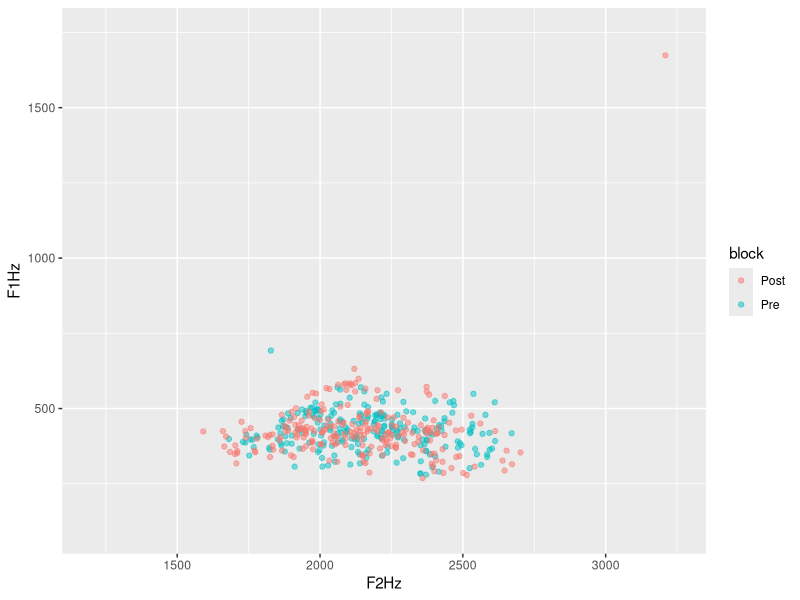
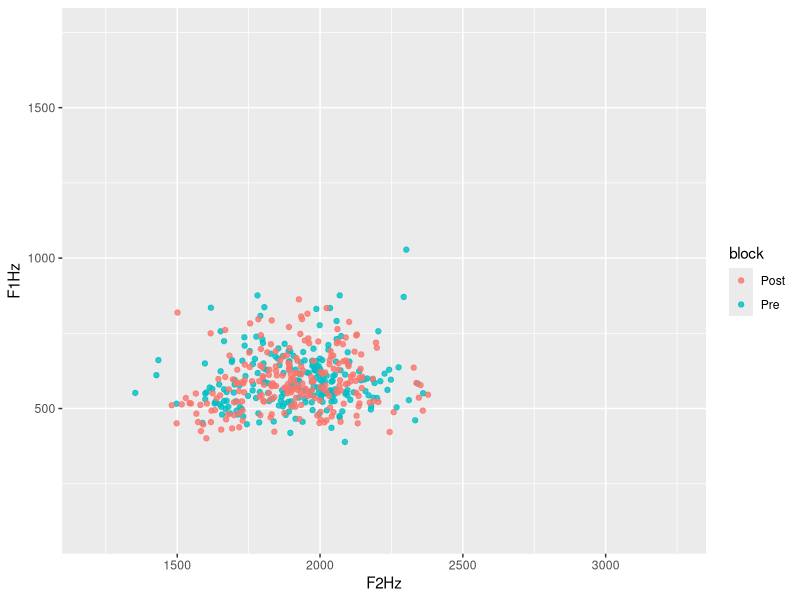
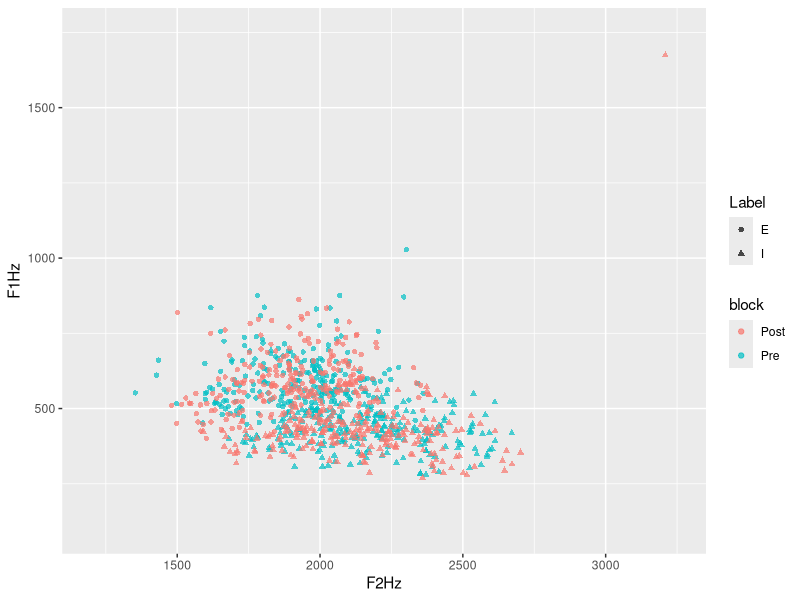
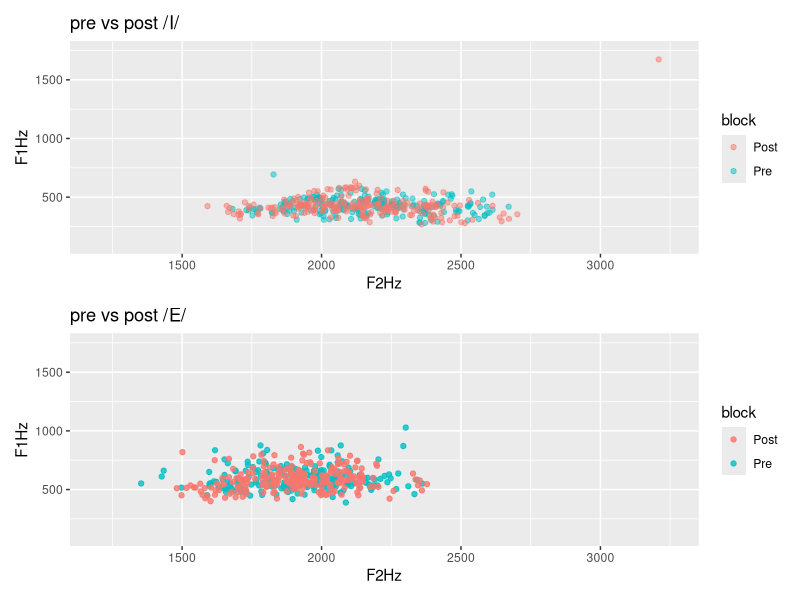
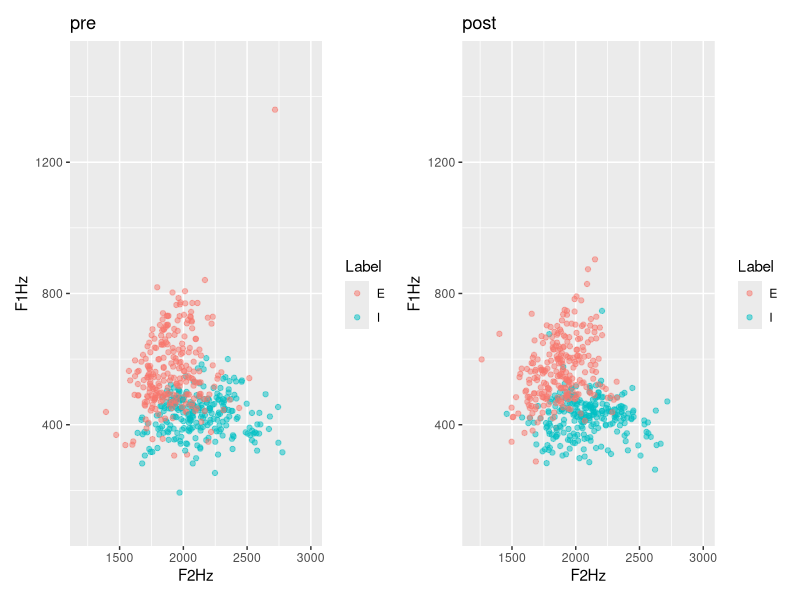
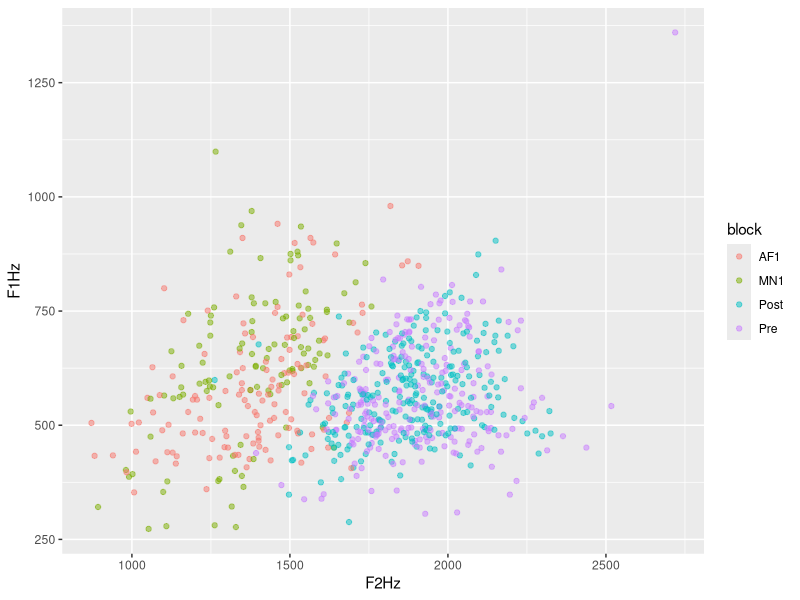
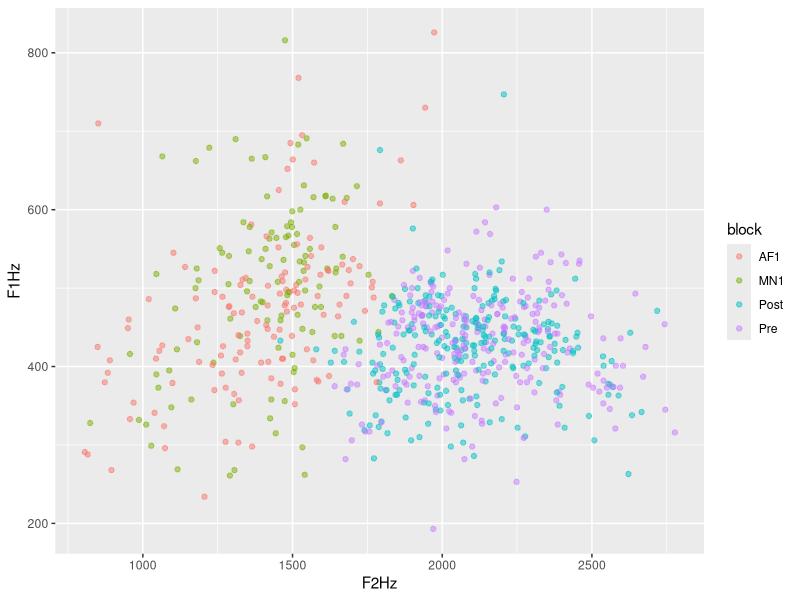
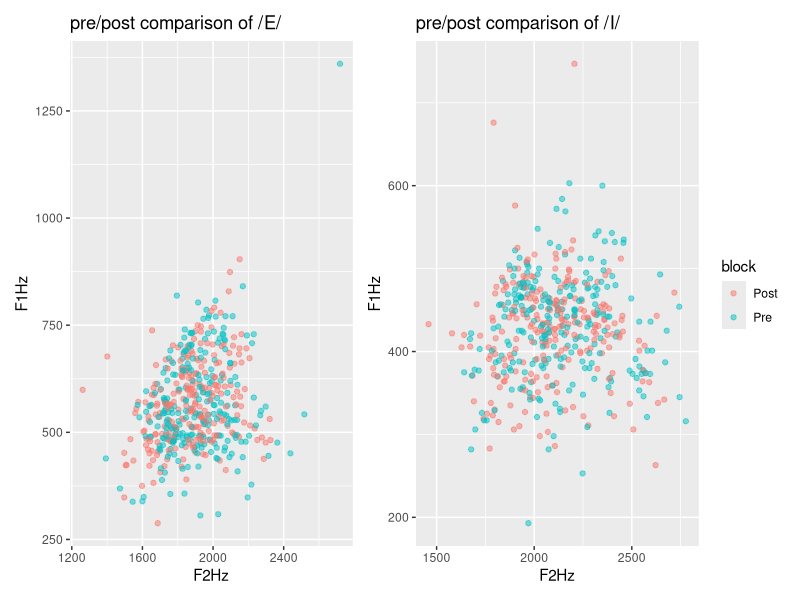

Generate these figures, in order, with R: (Note: this script raises an error after producing the figures.)
## ---- chunk 1
library(dplyr)
fi<- read.csv("allFemaleI.csv", header = TRUE, sep = "\t")
fig<- fi |> mutate(gender = c(rep("F", times = nrow(fi))))
  
fe <- read.csv("allFemaleE.csv", header = TRUE, sep = "\t")
feg<- fe |> mutate(gender = c(rep("F", times = nrow(fe))))

mi<- read.csv("allMaleI.csv", header = TRUE, sep = "\t")
  mig<- mi |> mutate(gender = c(rep("M", times = nrow(mi))))

me <- read.csv("allMaleE.csv", header = TRUE, sep = "\t")
meg<- me |> mutate(gender = c(rep("M", times = nrow(me))))

mfie<- rbind(fig, feg, mig, meg)

#extract the fileName column
#fileNames<- rcds |> select(fileName)
#head(fileNames)
## ---- chunk 2
prod <- read.table(text = as.character(mfie$fileName), sep = "_")
head(prod)

### removing the ".wav" from the final column
#```{r}
#library(stringr)
#library(dplyr)
#prod <- prod %>% 
#  mutate(V5 =
#   str_sub(prod$V5, end=-5)
#  )
#head(prod)
## ---- chunk 3
#removing column 1 because it's just "subj"
newcols <- prod %>% 
  select(-V1)
colnames(newcols)

#revert the "Post" and the "seq" for posttest items 
#if v5 = post, v5 = v4, v4 = v5
correctPost <- newcols |> 
  mutate(V51 = ifelse(V5 == "Post", V4, V5),
         V4 = ifelse(V5 == "Post", V5, V4)) |> 
  select(-V5) |> 
  rename("V5" = "V51")

head(correctPost)

#rename new columns accordingly
nc<- correctPost %>% 
  rename("subj" = "V2",
         "word" = "V3",
         "block" = "V4",
         "seq" = "V5")

head(nc)


allcol<- as.data.frame(cbind(mfie$fileName, nc))|> rename("fileName"="mfie$fileName")
colnames(allcol)

df <- full_join(allcol, mfie, by = "fileName") |> rename("F0Hz" = "F0.Hz.", "F1Hz" = "F1.Hz.", "F2Hz" = "F2.Hz.", "F1Bark" = "F1.Bark.", "F2Bark" = "F2.Bark.")

#add column about BB condition

d <- df |> 
   mutate(
    BB = case_when(
      subj == "2" ~ "BB",
      subj == "4" ~ "BB",
      subj == "5" ~ "BB",
      subj == "9" ~ "BB",
      subj == "10" ~ "BB",
      subj == "12" ~ "BB",
      subj == "13" ~ "BB",
      subj == "14" ~ "BB",
      subj == "15" ~ "BB",
      subj == "16" ~ "BB",
      subj == "17" ~ "BB",
      subj == "19" ~ "BB",
      subj == "22" ~ "BB",
      subj == "25" ~ "BB",
      subj == "28" ~ "BB",
      subj == "32" ~ "BB",
      subj == "33" ~ "BB",
      subj == "34" ~ "BB",
      subj == "37" ~ "BB",
      subj == "39" ~ "BB",
      subj == "41" ~ "BB",
      subj == "42" ~ "BB",
      subj == "44" ~ "BB",
      subj == "45" ~ "BB",
      subj == "48" ~ "BB",
      subj == "52" ~ "BB",
      subj == "53" ~ "BB",
      subj == "55" ~ "BB",
      subj == "58" ~ "BB",
      subj == "59" ~ "BB",
      subj == "60" ~ "BB",
      TRUE ~ "NB")
   )

## ---- chunk 4
library(ggplot2)
library(patchwork)
#NB group pre and post for I
nbprei<- d |> filter(BB == "NB", block == "Pre", Label == "I")
nbposti <- d |> filter(BB == "NB", block == "Post", Label == "I")
nbi <- rbind(nbprei, nbposti)

ggplot(data = nbi, aes(x = F2Hz, y = F1Hz, color = block))+
  geom_point(alpha = 0.5) + xlim(1200, 3250) + ylim(100, 1750)

#NB group pre and post for E
nbpree<- d |> filter(BB == "NB", block == "Pre", Label == "E")
nbposte <- d |> filter(BB == "NB", block == "Post", Label == "E")
nbe <- rbind(nbpree, nbposte)

ggplot(data = nbe, aes(x = F2Hz, y = F1Hz, color = block))+
  geom_point(alpha = 0.8) + xlim(1200, 3250) + ylim(100, 1750)

#I and E together
nbpre<- d |> filter(BB == "NB", block == "Pre")
nbpost <- d |> filter(BB == "NB", block == "Post")
nb <- rbind(nbpre, nbpost)

ggplot(data = nb, aes(x = F2Hz, y = F1Hz, color = block, shape = Label))+
  geom_point(alpha = 0.7) +xlim(1200, 3250) + ylim(100, 1750)

pi<- ggplot(data = nbi, aes(x = F2Hz, y = F1Hz, color = block))+
  geom_point(alpha = 0.5) +xlim(1200, 3250) + ylim(100, 1750) + labs(title = "pre vs post /I/")

pe<-ggplot(data = nbe, aes(x = F2Hz, y = F1Hz, color = block))+
  geom_point(alpha = 0.8) +xlim(1200, 3250) + ylim(100, 1750)+ labs(title = "pre vs post /E/")
pi / pe
## ---- chunk 5
library(patchwork)
#BB group pre and post
bbpre<- d |> filter(BB == "BB", block == "Pre") #, Label == "E")
bbpost <- d |> filter(BB == "BB", block == "Post") #,Label == "E")
bb <- rbind(bbpre, bbpost)

#contrast at pretest for BB group
p1 <- ggplot(data = bbpre, aes(x = F2Hz, y = F1Hz, color = Label))+
  geom_point(alpha = 0.5) + xlim(1200,3000) + ylim(100, 1500)+labs(title = "pre")

#contrast at posttest for BB group
p2 <- ggplot(data = bbpost, aes(x = F2Hz, y = F1Hz, color = Label))+
  geom_point(alpha = 0.5) + xlim(1200,3000) + ylim(100, 1500) + labs(title = "post")

p1 + p2
## ---- chunk 6
d |> count(subj)
## ---- chunk 7

#define a function
#correctBlocks <- function(n) {

mn2subj <- c("2", "3", "5", "6", "8", "9", "10", "12", "15", "17", "19", "26", "30", "31", "33", "35", "38", "40", "42", "43", "46", "48", "50", "51", "52", "53", "54", "56", "58", "60")

db <-  d |> 
  mutate(
    block = case_when(
      subj %in% mn2subj & block == "MN1" ~ "MN2",
      subj %in% mn2subj & block == "AF2" ~ "AF1",
      subj %in% mn2subj & block == "Pre" ~ "Pre",
      subj %in% mn2subj & block == "Post" ~ "Post",
      !(subj %in% mn2subj) & block == "MN1" ~ "MN1",
      !(subj %in% mn2subj) & block == "AF2" ~ "AF2",
      !(subj %in% mn2subj) & block == "Pre" ~ "Pre",
      !(subj %in% mn2subj) & block == "Post" ~ "Post"
    )
    )
#}
## ---- chunk 8
#check if all subjects are coded correctly

db |> filter(block == "MN2") |> count(subj)
## ---- chunk 9
library(ggplot2)
# /E/ in BB group pretest and test
bbprentest<- db |> filter(BB == "BB", Label == "E") |> filter(block == "Pre" | block == "AF1" | block == "MN1" | block == "Post")
#nrow(bbprentest)

ggplot(data = bbprentest, aes(x = F2Hz, y = F1Hz, color = block))+
  geom_point(alpha = 0.5)

# /I/ in BB group pretest and test
bbprentest<- db |> filter(BB == "BB", Label == "I") |> filter(block == "Pre" | block == "AF1" | block == "MN1" | block == "Post")
#nrow(bbprentest)

ggplot(data = bbprentest, aes(x = F2Hz, y = F1Hz, color = block))+
  geom_point(alpha = 0.5)
## ---- chunk 10
#BB group, pre vs post, both phonemes
library(patchwork)
bbprentestE<- db |> filter(BB == "BB", Label == "E") |> filter(block == "Pre" | block == "Post")
bbprentestI<- db |> filter(BB == "BB", Label == "I") |> filter(block == "Pre" | block == "Post")
#nrow(bbprentest)

p1 <- ggplot(data = bbprentestE, aes(x = F2Hz, y = F1Hz, color = block))+
  geom_point(alpha = 0.5) + ggtitle("pre/post comparison of /E/")+theme(legend.position="none")

p2 <- ggplot(data = bbprentestI, aes(x = F2Hz, y = F1Hz, color = block))+
  geom_point(alpha = 0.5)+ ggtitle("pre/post comparison of /I/")

p1 + p2 
## ---- chunk 11
#blocks: pre, AF1, MN1, Post

library(lme4)

af1subj <- c("2", "3", "5", "6", "8", "9", "10", "12", "15", "17", "19", "26", "30", "31", "33", "35", "38", "40", "42", "43", "46", "48", "50", "51", "52", "53", "54", "56", "58", "60")

df <- db |> filter(block == "Pre" | block == "AF1" | block == "MN1" | block == "Post") |> 
  mutate(
    AF = case_when(
      subj %in% af1subj ~ "AF",
      TRUE ~ "MN")) |> mutate(
     block = case_when(
      block == "AF1" ~ "2",
      block == "MN1" ~ "2",
      block == "Pre" ~ "1",
      block == "Post" ~ "4")
   )

#change variables into correct data types
df$BB <- as.factor(df$BB)
df$Label <- as.factor(df$Label)
df$block <- as.factor(df$block)
df$gender <- as.factor(df$gender)
df$AF <- as.factor(df$AF)
df$subj <- as.character(df$subj)
df$seq <- as.numeric(df$seq)
df$F0Hz <- as.numeric(df$F0Hz)
df$F1Hz <- as.numeric(df$F1Hz)
df$F2Hz <- as.numeric(df$F2Hz)
df$F1Bark <- as.numeric(df$F1Bark)
df$F2Bark <- as.numeric(df$F2Bark)

write.csv(df, "productionFullTable.csv")

#contrast coding
df$BB <- relevel(df$BB, ref = "NB")

df$Label <- relevel(df$Label, ref = "I")

df$block <- relevel(df$block, ref = "1")

df$gender <- relevel(df$gender, ref = "F")

#model with blocks 1,2,4
f1hzallbl <- lmer(F1Hz ~ block * BB * AF* Label + gender + (1|subj) + (1|word), data = df)
summary(f1hzallbl)
## ---- chunk 12
#effect plots
library (effects)
 eall.f1hzallbl <- predictorEffects(f1hzallbl)
 #plot(eall.f1hzallbl)
 #plot(predictorEffects(f1hzallbl, ~BB))
 #plot(predictorEffects(f1hzallbl, ~block))
 plot(predictorEffects(f1hzallbl, ~Label))
## ---- chunk 13
# BB group, pre vs test, both phonemes

bbprentestE<- df |> filter(BB == "BB", Label == "E") |> filter(block == "1" | block == "2") |> mutate(block = case_when(block == "1" ~ "pretest",
                        block == "2" ~ "test"))
bbprentestI<- df |> filter(BB == "BB", Label == "I") |> filter(block == "1" | block == "2")|> mutate(block = case_when(block == "1" ~ "pretest",
                        block == "2" ~ "test"))
#nrow(bbprentest)

p1 <- ggplot(data = bbprentestE, aes(x = F2Hz, y = F1Hz, color = block))+
  geom_point(alpha = 0.5) + ylim (200, 1500) + ggtitle("bite block effect for /E/")+theme(legend.position="none")

p2 <- ggplot(data = bbprentestI, aes(x = F2Hz, y = F1Hz, color = block))+
  geom_point(alpha = 0.5) + ylim (200, 1500) + ggtitle("bite block effect for /I/")

p1 + p2 
## ---- chunk 14
f2hzallbl <- lmer(F2Hz ~ block * BB * AF* Label + gender + (1|subj) + (1|word), data = df)
summary(f2hzallbl)
## ---- chunk 15
#convert seq as numeric instead of categorical
df$seq <- as.numeric(df$seq)
## ---- chunk 16
#seq as a separate variable
f1hzallblsq1 <- lmer(F1Hz ~ block * BB * AF* Label +  seq + gender + (1|subj) + (1|word), data = df)
summary(f1hzallblsq1)
## ---- chunk 17
#seq as interaction in hertz model
f1hzallblsq <- lmer(F1Hz ~ block * BB * AF* Label * seq + gender + (1|subj) + (1|word), data = df)
summary(f1hzallblsq)
## ---- chunk 18
#try releveling the reference level to BB to check if block4:LabelE:seq is significant
df$BB <- relevel(df$BB, ref = "BB")
f1hzallblsqrl <- lmer(F1Hz ~ block * BB * AF* Label * seq + gender + (1|subj) + (1|word), data = df)
summary(f1hzallblsqrl)
## ---- chunk 19
#bark model with seq
#correct back to NB as reference
df$BB <- relevel(df$BB, ref = "NB")

f1bkallblsq <- lmer(F1Bark ~ block * BB * AF* Label * seq + gender + (1|subj) + (1|word), data = df)
summary(f1bkallblsq)
## ---- chunk 20
#F2 model in bark
f2hzallblsq <- lmer(F2Hz ~ block * BB * AF* Label * seq + gender + (1|subj) + (1|word), data = df)
summary(f2hzallblsq)
## ---- chunk 21
#F2 model in bark
f2bkallblsq <- lmer(F2Bark ~ block * BB * AF* Label * seq + gender + (1|subj) + (1|word), data = df)
summary(f2bkallblsq)
## ---- chunk 22
#model for pretest vs test in order to only plot the interaction effect in pre vs post
prentest <- df |> filter(block == "1" | block == "2")|> mutate(block = case_when(block == "1" ~ "pretest",
                        block == "2" ~ "test"))

f2hzprentest <- lmer(F2Hz ~ block * BB * AF* Label + gender + (1|subj) + (1|word), data = prentest)
#effect plot
library(effects)
plot(effect( "block * BB * AF", f2hzprentest))
## ---- chunk 23
#bark model
f1barkallbl <- lmer(F1Bark ~ block * BB * AF* Label + gender + (1|subj) + (1|word), data = df)
summary(f1barkallbl)
## ---- chunk 24
library(lme4)
f2barkallbl <- lmer(F2Bark ~ block * BB * AF* Label + gender + (1|subj) + (1|word), data = df)
summary(f2barkallbl)
## ---- chunk 25
#in hertz
library(ggplot2)
library(ggridges)
library(tidyr)
#define color-blindness-friendly colors
vowelcolor <- c("#0072B2", "#CC79A7")

ridgeBaselinepivot <- df |> filter(block == "1") |> 
  pivot_longer(
    cols = c("F1Hz","F2Hz"), 
    names_to = "formant", 
    values_to = "Hertz",
  )
head(ridgeBaselinepivot)

ggplot(ridgeBaselinepivot, aes(x = Hertz, y = formant, fill = Label)) +
  geom_density_ridges(alpha = 0.6) +
  theme_ridges() +
  scale_fill_discrete(breaks = c ("F1Hertz","F2Hertz")) +
  scale_fill_manual(values = vowelcolor)+
  ggtitle("formant values at pretest, pooled data")
#ggsave("ridgeBlock1pooled.png", plot = last_plot(), device = NULL, scale = 1,dpi = 600)


#alternatively
ridgebaseline <- df |> filter(block == "1")
colors <- c("F1Hz" = "#0072B2", "F2Hz" = "#CC79A7")
ggplot(ridgebaseline, aes(y = Label)) +
  geom_density_ridges(aes(x = F1Hz, fill = "F1Hz"), alpha = 0.6) + 
  geom_density_ridges(aes(x = F2Hz, fill = "F2Hz"), alpha = 0.6)+
  #scale_fill_manual(values = "#0072B2")+
  theme_ridges() +labs(x = "Hz", y = "phoneme", fill = "Legend")
  #scale_fill_discrete(breaks = c ("F1Hertz","F2Hertz")) +
  #scale_fill_manual(values = vowelcolor)+

#+ggtitle("formant values at block pretest, pooled")
## ---- chunk 26
#in hertz

#AF, F1
afdf <- df |> filter(AF == "AF")

ggplot(afdf, aes(x = F1Hz, y = block, fill = BB, linetype = Label)) +
  geom_density_ridges(alpha = 0.6, scale = 1.2) +
  theme_ridges() +
  #scale_fill_discrete(breaks = c ("F1Hertz","F2Hertz")) +
  scale_fill_manual(values = vowelcolor)
  #+ggtitle("F1 in two vowels between groups in each test block, with regular auditory feedback")
  
#ggsave("ridgeF1BlockXBB*vowel_AF.png", plot = last_plot(), device = NULL, scale = 1,dpi = 600)

#AF, F2
ggplot(afdf, aes(x = F2Hz, y = block, fill = BB, linetype = Label)) +
  geom_density_ridges(alpha = 0.6, scale = 1.2) +
  theme_ridges() +
  #scale_fill_discrete(breaks = c ("F1Hertz","F2Hertz")) +
  scale_fill_manual(values = vowelcolor)
  #+ggtitle("formant values in two vowels between groups in each test block, with regular auditory feedback")

#ggsave("ridgeF2BlockXBB*vowel_AF.png", plot = last_plot(), device = NULL, scale = 1,dpi = 600)


# MN F1
mndf <- df |> filter(AF == "MN")
ggplot(mndf, aes(x = F1Hz, y = block, fill = BB, linetype = Label)) +
  geom_density_ridges(alpha = 0.6, scale = 1.2) +
  theme_ridges() +
  #scale_fill_discrete(breaks = c ("F1Hertz","F2Hertz")) +
  scale_fill_manual(values = vowelcolor)
  #+ggtitle("formant values in two vowels between groups in each test block, with masking noise")
  
#ggsave("ridgeF1BlockXBB*vowel_MN.png", plot = last_plot(), device = NULL, scale = 1,dpi = 600)

#MN F2
ggplot(mndf, aes(x = F2Hz, y = block, fill = BB, linetype = Label)) +
  geom_density_ridges(alpha = 0.6, scale = 1.2) +
  theme_ridges() +
  #scale_fill_discrete(breaks = c ("F1Hertz","F2Hertz")) +
  scale_fill_manual(values = vowelcolor)
  #+ggtitle("formant values in two vowels between groups in each test block, with masking noise")
  
#ggsave("ridgeF2BlockXBB*vowel_MN.png", plot = last_plot(), device = NULL, scale = 1,dpi = 600)
## ---- chunk 27
#BB*AF at block 2 because that is the only significant block
#F1
ggplot(df, aes(x = F1Hz, y = AF, fill = BB, linetype = Label)) +
  geom_density_ridges(alpha = 0.6, scale = 1.2) +
  theme_ridges() +
  scale_fill_manual(values = vowelcolor)
  #+ggtitle("formant values in two vowels between groups in each test block, with masking noise")
  
#ggsave("ridgeF1Block*BB_block2.png", plot = last_plot(), device = NULL, scale = 1,dpi = 600)
#hyper articulation in the MN condition because Lombard?

#F2
ggplot(df, aes(x = F2Hz, y = AF, fill = BB, linetype = Label)) +
  geom_density_ridges(alpha = 0.6, scale = 1.2) +
  theme_ridges() +
  #scale_fill_discrete(breaks = c ("F1Hertz","F2Hertz")) +
  scale_fill_manual(values = vowelcolor)
  #+ggtitle("formant values in two vowels between groups in each test block, with masking noise")
  
#ggsave("ridgeF2Block*BB_block2.png", plot = last_plot(), device = NULL, scale = 1,dpi = 600)
## ---- chunk 28
#AF

#reshaping data
library(tidyr)
ridgedfaf <- df |> filter(block == "4", AF == "AF") |> 
  pivot_longer(
    cols = c("F1Hz","F2Hz"), 
    names_to = "formant", 
    values_to = "Hertz",
  )
head(ridgedfaf)

ggplot(ridgedfaf, aes(x = Hertz, y = formant, fill = BB, linetype = Label)) +
  geom_density_ridges(alpha = 0.6) +
  theme_ridges() +
  scale_fill_discrete(breaks = c ("F1Hertz","F2Hertz")) +
  scale_fill_manual(values = vowelcolor)+
  ggtitle("formant values at block 4, for AF group")
ggsave("ridgeBlock4AF.png", plot = last_plot(), device = NULL, scale = 1,dpi = 600)

#MN
#reshaping data
library(tidyr)
ridgedfaf <- df |> filter(block == "4", AF == "MN") |> 
  pivot_longer(
    cols = c("F1Hz","F2Hz"), 
    names_to = "formant", 
    values_to = "Hertz",
  )
head(ridgedfaf)

ggplot(ridgedfaf, aes(x = Hertz, y = formant, fill = BB)) +
  geom_density_ridges(alpha = 0.6) +
  theme_ridges() +
  scale_fill_discrete(breaks = c ("F1Hertz","F2Hertz")) +
  scale_fill_manual(values = vowelcolor)+
  ggtitle("formant values at block 4, for MN group")
ggsave("ridgeBlock4MN.png", plot = last_plot(), device = NULL, scale = 1,dpi = 600)
## ---- chunk 29
#reshaping data
library(tidyr)
ridgedf <- df |> filter(block == "2", AF == "AF") |> 
  pivot_longer(
    cols = c("F1Bark","F2Bark"), 
    names_to = "formant", 
    values_to = "Bark",
  )
head(ridgedf)

library(ggplot2)
library(ggridges)
#define color-blindness-friendly colors
color <- c("#0072B2", "#CC79A7")
ggplot(ridgedf, aes(x = Bark, y = formant, fill = BB)) +
  geom_density_ridges(alpha = 0.6) +
  theme_ridges() +
  scale_fill_discrete(breaks = c ("F1Bark","F2Bark")) +
  scale_fill_manual(values = color)+
  ggtitle("formant values at block 2, for AF condition")
#ggsave("ridgeBlock2AFBark.png", plot = last_plot(), device = NULL, scale = 1,dpi = 600)
## ---- chunk 30
#reshaping data
library(tidyr)
ridgedf <- df |> filter(block == "2", AF == "MN") |> 
  pivot_longer(
    cols = c("F1Hz","F2Hz"), 
    names_to = "formant", 
    values_to = "Hertz",
  )
head(ridgedf)

library(ggplot2)
library(ggridges)
#define color-blindness-friendly colors
color <- c("#0072B2", "#CC79A7")
ggplot(ridgedf, aes(x = Hertz, y = formant, fill = BB)) +
  geom_density_ridges(alpha = 0.6) +
  theme_ridges() +
  scale_fill_discrete(breaks = c ("F1Hz","F2Hz")) +
  scale_fill_manual(values = color)+
ggtitle("formant values at block 2, for MN condition")
#ggsave("ridgeBlock2MN.png", plot = last_plot(), device = NULL, scale = 1,dpi = 600)
## ---- chunk 31
#reshaping data
library(tidyr)
ridge4af <- df |> filter(block == "4", AF == "AF") |> 
  pivot_longer(
    cols = c("F1Hz","F2Hz"), 
    names_to = "formant", 
    values_to = "Hertz",
  )
head(ridgedf)

library(ggplot2)
library(ggridges)
#define color-blindness-friendly colors
color <- c("#0072B2", "#CC79A7")
ggplot(ridge4af, aes(x = Hertz, y = formant, fill = BB)) +
  geom_density_ridges(alpha = 0.6) +
  theme_ridges() +
  scale_fill_discrete(breaks = c ("F1Hz","F2Hz")) +
  ggtitle("formant values at block 4, for AF condition")
  scale_fill_manual(values = color)
#ggsave("ridgeBlock4AF.png", plot = last_plot(), device = NULL, scale = 1,dpi = 600)
## ---- chunk 32
#in bark
library(tidyr)
ridge4af <- df |> filter(block == "4", AF == "AF") |> 
  pivot_longer(
    cols = c("F1Bark","F2Bark"), 
    names_to = "formant", 
    values_to = "Bark",
  )
head(ridgedf)

library(ggplot2)
library(ggridges)
#define color-blindness-friendly colors
color <- c("#0072B2", "#CC79A7")
ggplot(ridge4af, aes(x = Bark, y = formant, fill = BB)) +
  geom_density_ridges(alpha = 0.6) +
  theme_ridges() +
  scale_fill_discrete(breaks = c ("F1Bark","F2Bark")) +
  ggtitle("formant values at block 4, for AF condition")
  scale_fill_manual(values = color)
## ---- chunk 33
#reshaping data
library(tidyr)
ridge4mn <- df |> filter(block == "4", AF == "MN") |> 
  pivot_longer(
    cols = c("F1Hz","F2Hz"), 
    names_to = "formant", 
    values_to = "Hertz",
  )
head(ridgedf)

library(ggplot2)
library(ggridges)
#define color-blindness-friendly colors
color <- c("#0072B2", "#CC79A7")
ggplot(ridge4mn, aes(x = Hertz, y = formant, fill = BB)) +
  geom_density_ridges(alpha = 0.6) +
  theme_ridges() +
  scale_fill_discrete(breaks = c ("F1Hz","F2Hz")) +
  ggtitle("formant values at block 4, for MN condition")
  scale_fill_manual(values = color)
#ggsave("ridgeBlock4MN.png", plot = last_plot(), device = NULL, scale = 1,dpi = 600)
## ---- chunk 34
#reshaping data
library(tidyr)
ridge4mn <- df |> filter(block == "4", AF == "MN") |> 
  pivot_longer(
    cols = c("F1Bark","F2Bark"), 
    names_to = "formant", 
    values_to = "Bark",
  )
head(ridgedf)

library(ggplot2)
library(ggridges)
#define color-blindness-friendly colors
color <- c("#0072B2", "#CC79A7")
ggplot(ridge4mn, aes(x = Bark, y = formant, fill = BB)) +
  geom_density_ridges(alpha = 0.6) +
  theme_ridges() +
  scale_fill_discrete(breaks = c ("F1Bark","F2Bark")) +
  ggtitle("formant values at block 4, for MN condition")
  scale_fill_manual(values = color)
## ---- chunk 35
#filter for the pre and post conditions
prepost <- db |> filter(block == "Pre" | block == "Post")

f1hzprepost <- lmer(F1Hz ~ block * BB * block* Label + gender + (1|subj) + (1|word), data = prepost)
summary(f1hzprepost)

f2hzprepost <- lmer(F2Hz ~ block * BB * block* Label + gender + (1|subj) + (1|word), data = prepost)
summary(f2hzprepost)
## ---- chunk 36
#filter for MN1 and AF1, comprare with pretest
bl1 <- db |> filter(block == "Pre" | block == "MN1" | block == "AF1") 
af1subj <- c("2", "3", "5", "6", "8", "9", "10", "12", "15", "17", "19", "26", "30", "31", "33", "35", "38", "40", "42", "43", "46", "48", "50", "51", "52", "53", "54", "56", "58", "60")
bl1af <- bl1 |> mutate(
    AF = case_when(
      subj %in% af1subj ~ "AF",
      TRUE ~ "MN")) |> mutate(
     block = case_when(
      block == "AF1" ~ "2",
      block == "MN1" ~ "2",
      block == "Pre" ~ "1")
   )
      
  


#repeating contrast coding so as to not change results when rerunning this block after running the next block

#contrast coding
bl1af$BB <- as.factor(bl1af$BB)
bl1af$BB <- relevel(bl1af$BB, ref = "NB")

bl1af$Label <- as.factor(bl1af$Label)
bl1af$Label <- relevel(bl1af$Label, ref = "I")

bl1af$block <- as.factor(bl1af$block)
bl1af$block <- relevel(bl1af$block, ref = "1")

bl1af$gender <- as.factor(bl1af$gender)
bl1af$gender <- relevel(bl1af$gender, ref = "F")

f1hzbl1af <- lmer(F1Hz ~ block * BB * AF* Label + gender + (1|subj) + (1|word), data = bl1af)
summary(f1hzbl1af)

f2hzbl1af <- lmer(F2Hz ~ block * BB * AF* Label + gender + (1|subj) + (1|word), data = bl1af)
summary(f2hzbl1af)


dbaf<-  db|> filter(block == "AF1" | block == "Pre") |> filter(Label == "E")

ggplot(data = dbaf, aes(x = F2Hz, y = F1Hz, color = block))+
  geom_point(alpha = 0.5)
## ---- chunk 37
#splitting up MN1 and AF1, compare with pretest respectively
af <- db |> filter(block == "Pre" | block == "AF1")
mn <- db |> filter(block == "Pre" | block == "MN1")

#contrast coding
af$BB <- as.factor(af$BB)
af$BB <- relevel(af$BB, ref = "NB")

af$Label <- as.factor(af$Label)
af$Label <- relevel(af$Label, ref = "I")

af$block <- as.factor(af$block)
af$block <- relevel(af$block, ref = "Pre")

af$gender <- as.factor(af$gender)
af$gender <- relevel(af$gender, ref = "F")

f1hzaf <- lmer(F1Hz ~ block * BB * Label + gender + (1|subj) + (1|word), data = af)
summary(f1hzaf)

mn$BB <- as.factor(mn$BB)
mn$BB <- relevel(mn$BB, ref = "NB")

mn$Label <- as.factor(mn$Label)
mn$Label <- relevel(mn$Label, ref = "I")

mn$block <- as.factor(mn$block)
mn$block <- relevel(mn$block, ref = "Pre")

mn$gender <- as.factor(mn$gender)
mn$gender <- relevel(mn$gender, ref = "F")

f1hzmn <- lmer(F1Hz ~ block * BB * block* Label + gender + (1|subj) + (1|word), data = mn)
summary(f1hzmn)
## ---- chunk 38
#code male as reference level to check whether the BB group have a different F1 at AF1
# (the alternative would be to code the contrast for gender as -0.5/+0.5, which then has the mean of F and M as the reference level. But literature has shown a gender difference in tongue root mobility, so we have reason to distinguish the two)
af$gender <- as.factor(af$gender)
af$gender <- relevel(af$gender, ref = "M")

mn$gender <- as.factor(mn$gender)
mn$gender <- relevel(mn$gender, ref = "M")

f1hzafm <- lmer(F1Hz ~ block * BB * block* Label + gender + (1|subj) + (1|word), data = af)
summary(f1hzafm)

f1hzmnm <- lmer(F1Hz ~ block * BB * block* Label + gender + (1|subj) + (1|word), data = mn)
summary(f1hzmnm)

## ---- chunk 39
#model plot
data_summary <- function(data, varname, groupnames){
  require(plyr)
  summary_func <- function(x, col){
    c(mean = mean(x[[col]], na.rm=TRUE),
      sd = sd(x[[col]], na.rm=TRUE))
  }
  data_sum<-ddply(data, groupnames, .fun=summary_func,
                  varname)
  data_sum <- rename(data_sum, c("mean" = varname))
 return(data_sum)
}


library(ggplot2)
f1i <- af |> filter(Label == "I")

f1e <- af |> filter(Label == "E")

f1ierr <- data_summary(f1i, varname="F1Hz", 
                    groupnames=c("block", "BB"))

f1eerr <- data_summary(f1e, varname="F1Hz", 
                    groupnames=c("block", "BB"))


p1<- ggplot(data=f1i, aes(x=BB, y=F1Hz, fill=block)) +
  geom_bar(stat="identity", position=position_dodge())+
  labs (title = "F1 of /I/ at pre test and test, in AF condition")

p1 + geom_errorbar(data = f1ierr, aes(ymin=F1Hz-sd, ymax=F1Hz+sd), width=.2,
                 position=position_dodge(.9))



p2 <- ggplot(data=f1e, aes(x=BB, y=F1Hz, fill=block)) +
  geom_bar(stat="identity", position=position_dodge())+
  labs (title = "F1 of /E/ at pre test and test, in AF condition")

p2 + geom_errorbar(data = f1eerr, aes(ymin=F1Hz-sd, ymax=F1Hz+sd), width=.2,
                 position=position_dodge(.9))

## ---- chunk 40
#model plot
library(ggplot2)
mni <- mn |> filter(Label == "I")

ggplot(data=mni, aes(x=BB, y=F1Hz, fill=block)) +
  geom_bar(stat="identity", position=position_dodge())+
  labs (title = "F1 of /I/ at pre test and test, in MN condition")

mne <- mn |> filter(Label == "E")

ggplot(data=mne, aes(x=BB, y=F1Hz, fill=block)) +
  geom_bar(stat="identity", position=position_dodge())+
  labs (title = "F1 of /E/ at pre test and test, in MN condition")
## ---- chunk 41
#add in error bars
data_summary <- function(data, varname, groupnames){
  require(plyr)
  summary_func <- function(x, col){
    c(mean = mean(x[[col]], na.rm=TRUE),
      sd = sd(x[[col]], na.rm=TRUE))
  }
  data_sum<-ddply(data, groupnames, .fun=summary_func,
                  varname)
  data_sum <- rename(data_sum, c("mean" = varname))
 return(data_sum)
}


f1ierr <- data_summary(f1i, varname="F1Hz", 
                    groupnames=c("block", "BB"))

f1eerr <- data_summary(f1e, varname="F1Hz", 
                    groupnames=c("block", "BB"))

head(f1ierr)

p <- ggplot(data=f1ierr, aes(x=BB, y=F1Hz, fill=block)) + 
   geom_bar(stat="identity", position=position_dodge()) +
  geom_errorbar(aes(ymin=F1Hz-sd, ymax=F1Hz+sd), width=.2,
                 position=position_dodge(.9))
  
p + scale_fill_brewer(palette="Paired") + theme_minimal()+labs (title = "F1 of /I/ at pre test and test, in AF condition")
## ---- chunk 42
library(effects)

plot(effect( "block * BB * Label", f1hzmn))

plot(effect( "block * BB * Label", f1hzaf))
## ---- chunk 43
#f2 models
af$gender <- as.factor(af$gender)
af$gender <- relevel(af$gender, ref = "F")
f2hzaf <- lmer(F2Hz ~ block * BB * block* Label + gender + (1|subj) + (1|word), data = af)
summary(f2hzaf)

f2hzmn <- lmer(F2Hz ~ block * BB * block* Label + gender + (1|subj) + (1|word), data = mn)
summary(f2hzmn)
## ---- chunk 44
plot(effect( "block * BB * Label", f1hzaf))
## ---- chunk 45
#prepost model
#splitting up MN1 and AF1, compare with pretest respectively
prepost <- db |> filter(block == "Pre" | block == "Post")

#contrast coding
prepost$BB <- as.factor(prepost$BB)
prepost$BB <- relevel(prepost$BB, ref = "NB")

prepost$Label <- as.factor(prepost$Label)
prepost$Label <- relevel(prepost$Label, ref = "I")

prepost$block <- as.factor(prepost$block)
prepost$block <- relevel(prepost$block, ref = "Pre")

prepost$gender <- as.factor(prepost$gender)
prepost$gender <- relevel(prepost$gender, ref = "F")

f1hzpp <- lmer(F1Hz ~ block * BB * Label + gender + (1|subj) + (1|word), data = prepost)
summary(f1hzpp)

f2hzpp <- lmer(F2Hz ~ block * BB * Label + gender + (1|subj) + (1|word), data = prepost)
summary(f2hzpp)
## ---- chunk 46
#plotting the one significant result
plot(effect( "BB * Label", f1hzpp))
## ---- chunk 47
mn2subj <- c("2", "3", "5", "6", "8", "9", "10", "12", "15", "17", "19", "26", "30", "31", "33", "35", "38", "40", "42", "43", "46", "48", "50", "51", "52", "53", "54", "56", "58", "60")
ppaf <- db |> filter(subj %in% mn2subj)|> filter(block == "Pre" | block == "Post")

ppmn <- db |> filter(!subj %in% mn2subj)|> filter(block == "Pre" | block == "Post")


#change df name
ppaf$BB <- as.factor(ppaf$BB)
ppaf$BB <- relevel(ppaf$BB, ref = "NB")

ppaf$Label <- as.factor(ppaf$Label)
ppaf$Label <- relevel(ppaf$Label, ref = "I")

ppaf$block <- as.factor(ppaf$block)
ppaf$block <- relevel(ppaf$block, ref = "Pre")

ppaf$gender <- as.factor(ppaf$gender)
ppaf$gender <- relevel(ppaf$gender, ref = "F")

ppmn$BB <- as.factor(ppmn$BB)
ppmn$BB <- relevel(ppmn$BB, ref = "NB")

ppmn$Label <- as.factor(ppmn$Label)
ppmn$Label <- relevel(ppmn$Label, ref = "I")

ppmn$block <- as.factor(ppmn$block)
ppmn$block <- relevel(ppmn$block, ref = "Pre")

ppmn$gender <- as.factor(ppmn$gender)
ppmn$gender <- relevel(ppmn$gender, ref = "F")

#run lmers 

ppmnf1 <- lmer(F1Hz ~ block * BB * Label + gender + (1|subj) + (1|word), data = ppmn)
summary(ppmnf1)

ppmnf2 <- lmer(F2Hz ~ block * BB * Label + gender + (1|subj) + (1|word), data = ppmn)
summary(ppmnf2)

ppaff1 <- lmer(F1Hz ~ block * BB * Label + gender + (1|subj) + (1|word), data = ppaf)
summary(ppaff1)

ppaff2 <- lmer(F2Hz ~ block * BB * Label + gender + (1|subj) + (1|word), data = ppaf)
summary(ppaff2)
